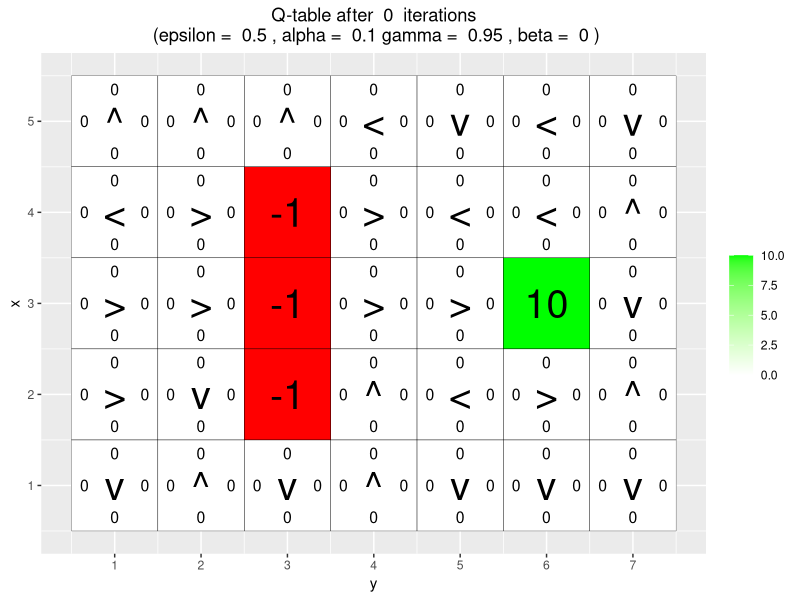
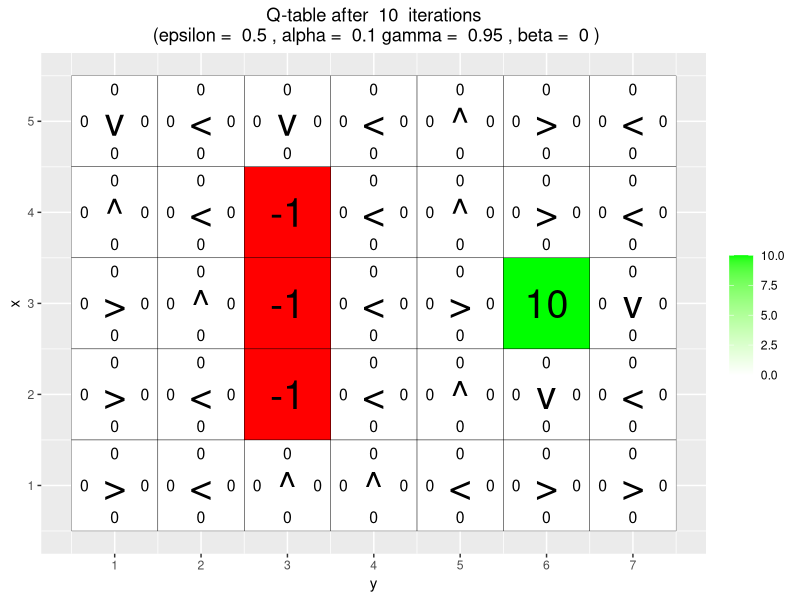
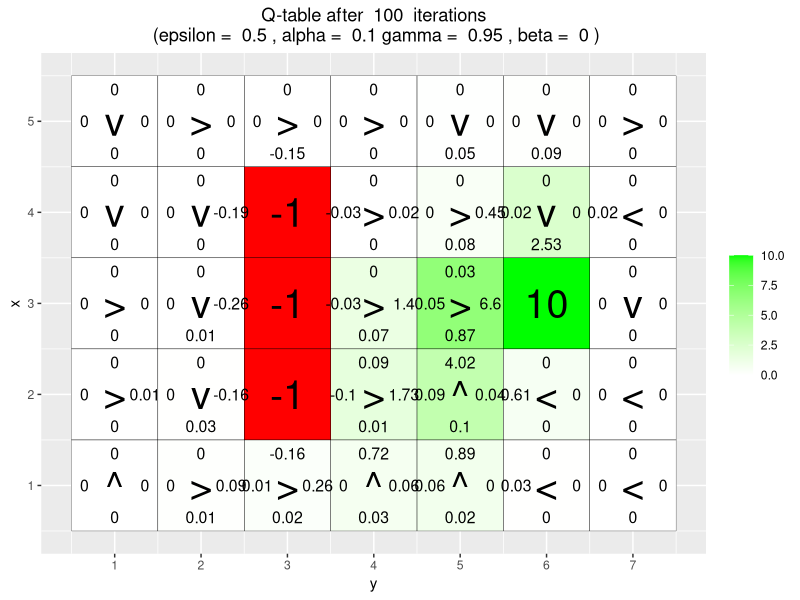
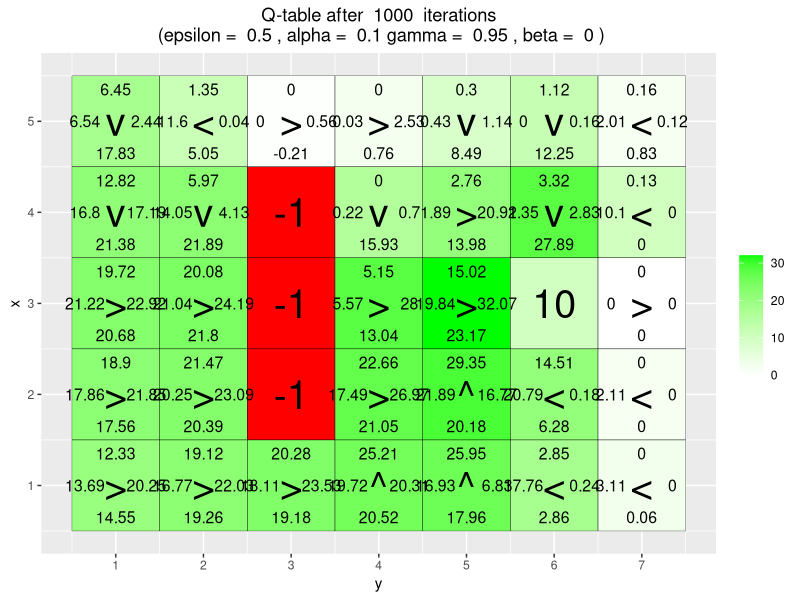
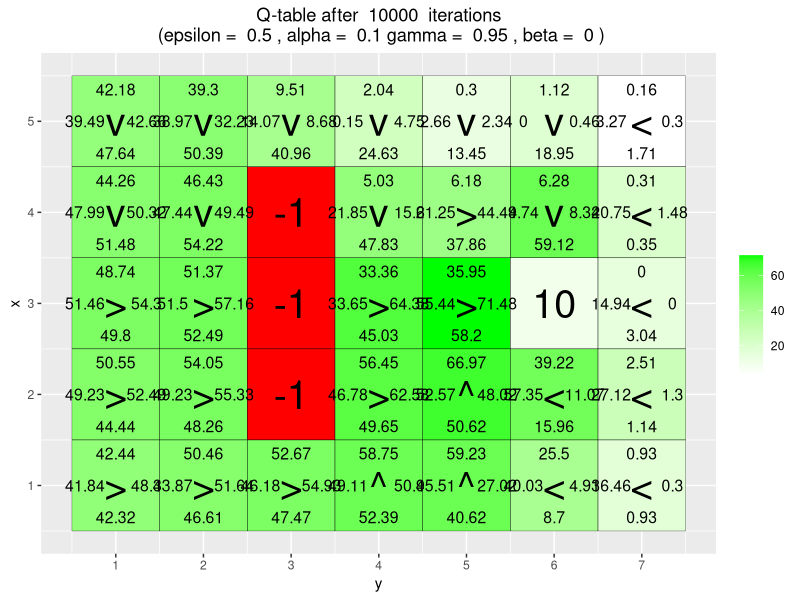
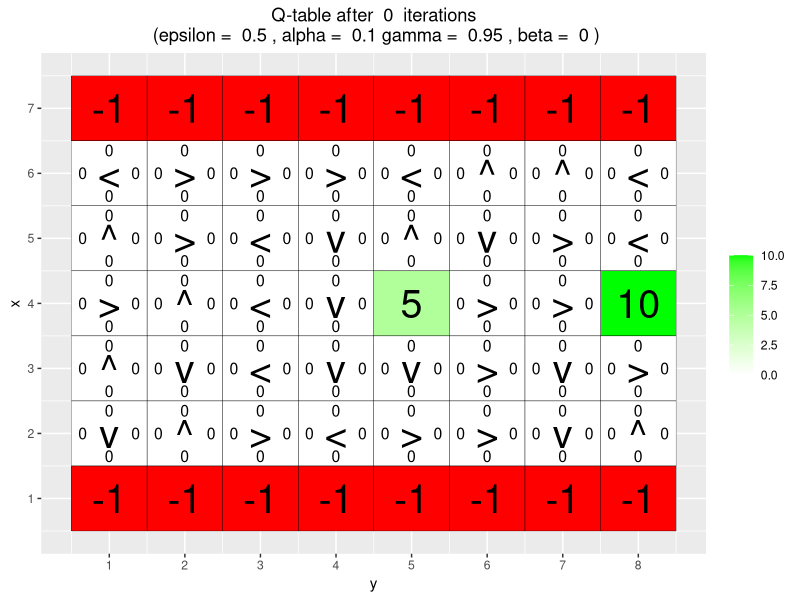

Reproduce these figures in R, in order. (Note: a time limit stopped this script after it produced the figures.)
## ---- chunk 1
library(ggplot2)
## ---- chunk 2
arrows <- c("^", ">", "v", "<")
action_deltas <- list(c(1,0), # up
                      c(0,1), # right
                      c(-1,0), # down
                      c(0,-1)) # left

vis_environment <- function(iterations=0, epsilon = 0.5, alpha = 0.1, gamma = 0.95, beta = 0){
  
  # Visualize an environment with rewards. 
  # Q-values for all actions are displayed on the edges of each tile.
  # The (greedy) policy for each state is also displayed.
  # 
  # Args:
  #   iterations, epsilon, alpha, gamma, beta (optional): for the figure title.
  #   reward_map (global variable): a HxW array containing the reward given at each state.
  #   q_table (global variable): a HxWx4 array containing Q-values for each state-action pair.
  #   H, W (global variables): environment dimensions.
  
  df <- expand.grid(x=1:H,y=1:W)
  foo <- mapply(function(x,y) ifelse(reward_map[x,y] == 0,q_table[x,y,1],NA),df$x,df$y)
  df$val1 <- as.vector(round(foo, 2))
  foo <- mapply(function(x,y) ifelse(reward_map[x,y] == 0,q_table[x,y,2],NA),df$x,df$y)
  df$val2 <- as.vector(round(foo, 2))
  foo <- mapply(function(x,y) ifelse(reward_map[x,y] == 0,q_table[x,y,3],NA),df$x,df$y)
  df$val3 <- as.vector(round(foo, 2))
  foo <- mapply(function(x,y) ifelse(reward_map[x,y] == 0,q_table[x,y,4],NA),df$x,df$y)
  df$val4 <- as.vector(round(foo, 2))
  foo <- mapply(function(x,y) 
    ifelse(reward_map[x,y] == 0,arrows[GreedyPolicy(x,y)],reward_map[x,y]),df$x,df$y)
  df$val5 <- as.vector(foo)
  foo <- mapply(function(x,y) ifelse(reward_map[x,y] == 0,max(q_table[x,y,]),
                                     ifelse(reward_map[x,y]<0,NA,reward_map[x,y])),df$x,df$y)
  df$val6 <- as.vector(foo)
  
  print(ggplot(df,aes(x = y,y = x)) +
          scale_fill_gradient(low = "white", high = "green", na.value = "red", name = "") +
          geom_tile(aes(fill=val6)) +
          geom_text(aes(label = val1),size = 4,nudge_y = .35,na.rm = TRUE) +
          geom_text(aes(label = val2),size = 4,nudge_x = .35,na.rm = TRUE) +
          geom_text(aes(label = val3),size = 4,nudge_y = -.35,na.rm = TRUE) +
          geom_text(aes(label = val4),size = 4,nudge_x = -.35,na.rm = TRUE) +
          geom_text(aes(label = val5),size = 10) +
          geom_tile(fill = 'transparent', colour = 'black') + 
          ggtitle(paste("Q-table after ",iterations," iterations\n",
                        "(epsilon = ",epsilon,", alpha = ",alpha,"gamma = ",gamma,", beta = ",beta,")")) +
          theme(plot.title = element_text(hjust = 0.5)) +
          scale_x_continuous(breaks = c(1:W),labels = c(1:W)) +
          scale_y_continuous(breaks = c(1:H),labels = c(1:H)))
  
}
## ---- chunk 3
GreedyPolicy <- function(x, y){
  
  # Get a greedy action for state (x,y) from q_table.
  #
  # Args:
  #   x, y: state coordinates.
  #   q_table (global variable): a HxWx4 array containing Q-values for each state-action pair.
  # 
  # Returns:
  #   An action, i.e. integer in {1,2,3,4}.
  
  # Your code here.
  # Get actions that maximize
  max_ind <- which(q_table[x, y,] == max(q_table[x, y,]))
  
  if (length(max_ind) > 1) {
    # Choose a tiebreaker at random 
    return(sample(max_ind, 1))
  } else {
    # Return greedy action
    return(max_ind)
  }
}

EpsilonGreedyPolicy <- function(x, y, epsilon){
  
  # Get an epsilon-greedy action for state (x,y) from q_table.
  #
  # Args:
  #   x, y: state coordinates.
  #   epsilon: probability of acting randomly.
  # 
  # Returns:
  #   An action, i.e. integer in {1,2,3,4}.
  
  # Your code here.
  if (runif(1) <= epsilon) {
    # Take random action with probability epsilon
    return(sample(1:4, 1))
  } else {
    # Else perform greedy action
    return(GreedyPolicy(x, y))
  }
}

transition_model <- function(x, y, action, beta){
  
  # Computes the new state after given action is taken. The agent will follow the action 
  # with probability (1-beta) and slip to the right or left with probability beta/2 each.
  # 
  # Args:
  #   x, y: state coordinates.
  #   action: which action the agent takes (in {1,2,3,4}).
  #   beta: probability of the agent slipping to the side when trying to move.
  #   H, W (global variables): environment dimensions.
  # 
  # Returns:
  #   The new state after the action has been taken.
  
  delta <- sample(-1:1, size = 1, prob = c(0.5*beta,1-beta,0.5*beta))
  final_action <- ((action + delta + 3) %% 4) + 1
  foo <- c(x,y) + unlist(action_deltas[final_action])
  foo <- pmax(c(1,1),pmin(foo,c(H,W)))
  
  return (foo)
}

q_learning <- function(start_state, epsilon = 0.5, alpha = 0.1, gamma = 0.95, 
                       beta = 0){
  
  # Perform one episode of Q-learning. The agent should move around in the 
  # environment using the given transition model and update the Q-table.
  # The episode ends when the agent reaches a terminal state.
  # 
  # Args:
  #   start_state: array with two entries, describing the starting position of the agent.
  #   epsilon (optional): probability of acting randomly.
  #   alpha (optional): learning rate.
  #   gamma (optional): discount factor.
  #   beta (optional): slipping factor.
  #   reward_map (global variable): a HxW array containing the reward given at each state.
  #   q_table (global variable): a HxWx4 array containing Q-values for each state-action pair.
  # 
  # Returns:
  #   reward: reward received in the episode.
  #   correction: sum of the temporal difference correction terms over the episode.
  #   q_table (global variable): Recall that R passes arguments by value. So, q_table being
  #   a global variable can be modified with the superassigment operator <<-.
  
  # Your code here.

  # Initialize state
  state <- start_state
  
  corr_term <- c()
  j <- 1
  repeat{
    # Follow policy, execute action, get reward.
    e_greedy_action <- EpsilonGreedyPolicy(state[1], state[2], epsilon)
    next_state <- transition_model(state[1], state[2], e_greedy_action, beta)
    reward <- reward_map[state[1], state[2]]
    
    # Q-table update.
    corr_term[i] <- reward + gamma * max(q_table[next_state[1], next_state[2],]) - q_table[state[1], state[2], e_greedy_action]
    q_table[state[1], state[2], e_greedy_action] <<- q_table[state[1], state[2], e_greedy_action] + alpha * (corr_term[i])
    
    # Reset the state
    state <- next_state
    j <- j + 1
    
    if(reward != 0) {
      # End episode.
      episode_correction <- sum(corr_term)
      return (c(reward, episode_correction))
    }
  }
}
## ---- chunk 4
# Environment A (learning)
H <- 5
W <- 7

reward_map <- matrix(0, nrow = H, ncol = W)
reward_map[3,6] <- 10
reward_map[2:4,3] <- -1

q_table <- array(0,dim = c(H,W,4))

vis_environment()

for(i in 1:10000){
  foo <- q_learning(start_state = c(3,1))
  
  if(any(i==c(10,100,1000,10000)))
    vis_environment(i)
}
## ---- chunk 5
# Environment B (the effect of epsilon and gamma)
H <- 7
W <- 8

reward_map <- matrix(0, nrow = H, ncol = W)
reward_map[1,] <- -1
reward_map[7,] <- -1
reward_map[4,5] <- 5
reward_map[4,8] <- 10

q_table <- array(0,dim = c(H,W,4))

vis_environment()

MovingAverage <- function(x, n){
  
  cx <- c(0,cumsum(x))
  rsum <- (cx[(n+1):length(cx)] - cx[1:(length(cx) - n)]) / n
  
  return (rsum)
}

for(j in c(0.5,0.75,0.95)){
  q_table <- array(0,dim = c(H,W,4))
  reward <- NULL
  correction <- NULL
  
  for(i in 1:30000){
    foo <- q_learning(gamma = j, start_state = c(4,1))
    reward <- c(reward,foo[1])
    correction <- c(correction,foo[2])
  }
  
  vis_environment(i, gamma = j)
  plot(MovingAverage(reward,100),type = "l")
  plot(MovingAverage(correction,100),type = "l")
}

for(j in c(0.5,0.75,0.95)){
  q_table <- array(0,dim = c(H,W,4))
  reward <- NULL
  correction <- NULL
  
  for(i in 1:30000){
    foo <- q_learning(epsilon = 0.1, gamma = j, start_state = c(4,1))
    reward <- c(reward,foo[1])
    correction <- c(correction,foo[2])
  }
  
  vis_environment(i, epsilon = 0.1, gamma = j)
  plot(MovingAverage(reward,100),type = "l")
  plot(MovingAverage(correction,100),type = "l")
}
## ---- chunk 6
# Environment C (the effect of beta).
H <- 3
W <- 6

reward_map <- matrix(0, nrow = H, ncol = W)
reward_map[1,2:5] <- -1
reward_map[1,6] <- 10

q_table <- array(0,dim = c(H,W,4))

vis_environment()

for(j in c(0,0.2,0.4,0.66)){
  q_table <- array(0,dim = c(H,W,4))
  
  for(i in 1:10000)
    foo <- q_learning(gamma = 0.6, beta = j, start_state = c(1,1))
  
  vis_environment(i, gamma = 0.6, beta = j)
}
